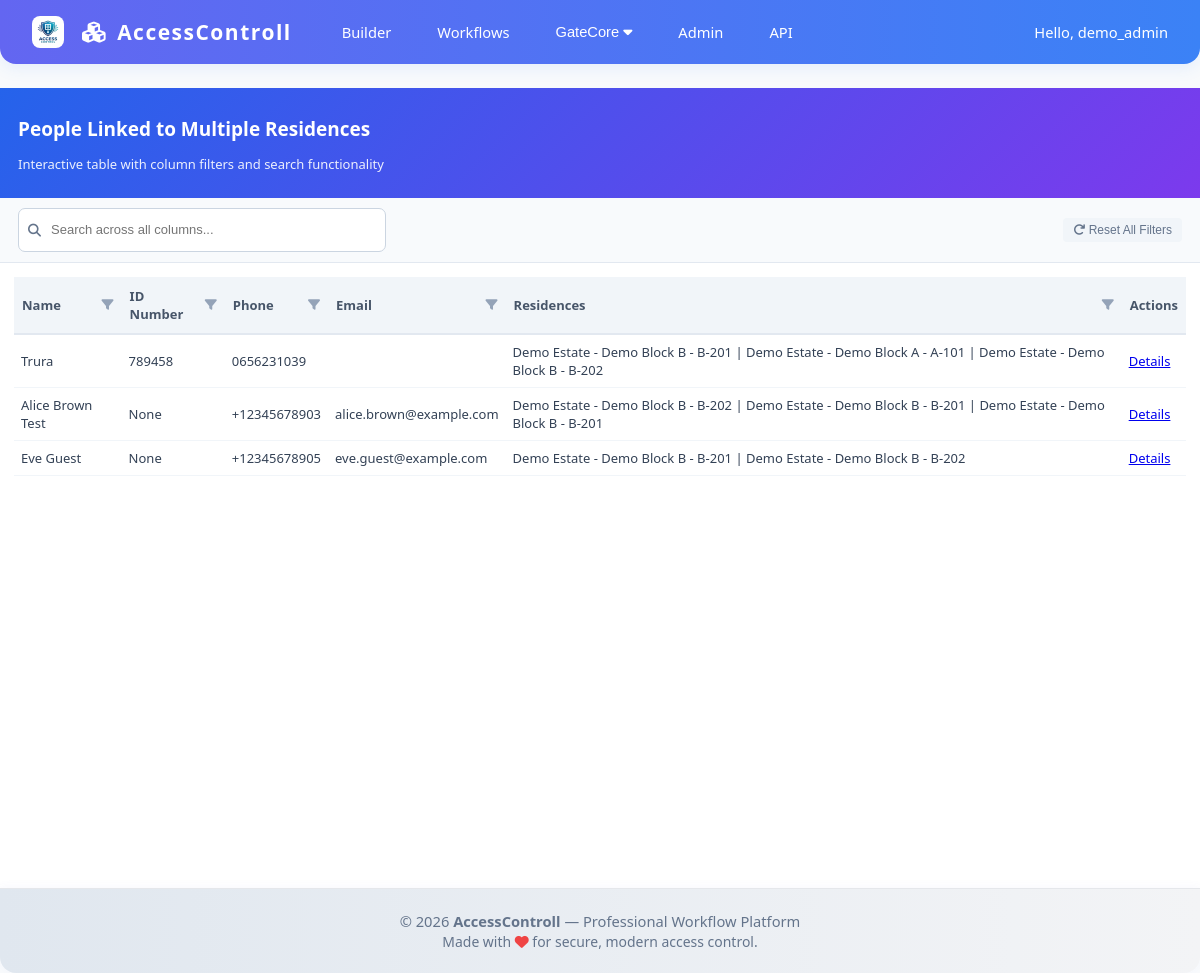
Page /builder/gatecore/people-multi-residence/ (signed in) on the committed database.
### GateCore/models/people.py (models this page shows, shortened)
class Person(BaseModel):
    PHONE_DEVICE_CHOICES = [
        ("android", "Android"),
        ("ios", "iOS"),
        ("feature", "Feature Phone"),
        ("other", "Other"),
    ]
    GENDER_CHOICES = [
        ("M", "Male"),
        ("F", "Female"),
        ("O", "Other"),
        ("U", "Prefer not to say"),
    ]
    first_name = models.CharField(max_length=100)
    last_name = models.CharField(max_length=100)
    middle_name = models.CharField(max_length=100, blank=True)
    id_number = models.CharField(max_length=50, blank=True, null=True, unique=True)
    phone = models.CharField(max_length=30, validators=[validate_phone_number])
    phone_device_type = models.CharField(max_length=20, choices=PHONE_DEVICE_CHOICES, blank=True)
    phone_otp = models.CharField(max_length=8, blank=True)
    phone_otp_created = models.DateTimeField(null=True, blank=True)
    facial_recognition_enabled = models.BooleanField(default=False)
    email = models.EmailField(blank=True, null=True, validators=[validate_email])
    gender = models.CharField(max_length=1, choices=GENDER_CHOICES, blank=True)
    date_of_birth = models.DateField(null=True, blank=True)
    emergency_contact_name = models.CharField(max_length=200, blank=True)
    emergency_contact_phone = models.CharField(max_length=30, blank=True)
    photo = models.ImageField(upload_to="people/", blank=True, null=True)
    notes = models.TextField(blank=True)
    tags = models.JSONField(default=list, blank=True)
    last_seen = models.DateTimeField(null=True, blank=True)
    class Meta:
        ordering = ['last_name', 'first_name']
        indexes = [
            models.Index(fields=['last_name', 'first_name']),
            models.Index(fields=['id_number']),
            models.Index(fields=['is_active', 'is_deleted']),
        ]
        verbose_name_plural = "People"
    @property
    def full_name(self):
        return f"{self.first_name} {self.last_name}"

### GateCore/models/occupancy.py (models this page shows, shortened)
class Occupancy(BaseModel):
    ROLE_CHOICES = [
        ("owner", "Owner"),
        ("tenant", "Tenant"),
        ("employee", "Employee"),
        ("contractor", "Contractor"),
        ("family_member", "Family Member"),
        ("guest", "Guest"),
        ("service_provider", "Service Provider"),
    ]
    person = models.ForeignKey(
        "Person",
        on_delete=models.CASCADE,
        related_name="occupancies"
    )
    unit = models.ForeignKey(
        "Unit",
        on_delete=models.CASCADE,
        related_name="occupancies"
    )
    role = models.CharField(max_length=30, choices=ROLE_CHOICES)
    start_date = models.DateField()
    end_date = models.DateField(null=True, blank=True)
    contract_number = models.CharField(max_length=100, blank=True)
    contract_document = models.FileField(upload_to="contracts/", null=True, blank=True)
    monthly_rent = models.DecimalField(max_digits=12, decimal_places=2, null=True, blank=True)
    security_deposit = models.DecimalField(max_digits=12, decimal_places=2, null=True, blank=True)
    is_primary = models.BooleanField(default=False)
    class Meta:
        ordering = ['-start_date']
        unique_together = ["person", "unit", "role"]
        indexes = [
            models.Index(fields=['person', 'is_active']),
            models.Index(fields=['unit', 'role']),
            models.Index(fields=['start_date', 'end_date']),
        ]
        verbose_name_plural = "Occupancies"

### GateCore/models/property.py (models this page shows, shortened)
class Unit(BaseModel):
    UNIT_TYPES = [
        ("house", "House"),
        ("apartment", "Apartment"),
        ("office", "Office"),
        ("shop", "Shop"),
        ("warehouse", "Warehouse"),
        ("studio", "Studio"),
        ("penthouse", "Penthouse"),
    ]
    STATUS_CHOICES = [
        ("vacant", "Vacant"),
        ("occupied", "Occupied"),
        ("maintenance", "Under Maintenance"),
        ("reserved", "Reserved"),
        ("unavailable", "Unavailable"),
    ]
    property = models.ForeignKey(
        Property,
        on_delete=models.CASCADE,
        related_name="units"
    )
    unit_code = models.CharField(max_length=50)
    unit_type = models.CharField(max_length=50, choices=UNIT_TYPES)
    floor = models.IntegerField(null=True, blank=True)
    status = models.CharField(max_length=20, choices=STATUS_CHOICES, default="vacant")
    area_sqft = models.DecimalField(max_digits=10, decimal_places=2, null=True, blank=True)
    bedrooms = models.IntegerField(default=0)
    bathrooms = models.IntegerField(default=1)
    access_code = models.CharField(max_length=20, blank=True, null=True)
    has_parking = models.BooleanField(default=False)
    parking_spots = models.IntegerField(default=0)
    class Meta:
        ordering = ['property', 'floor', 'unit_code']
        unique_together = ["property", "unit_code"]
        indexes = [
            models.Index(fields=['property', 'status']),
            models.Index(fields=['status', 'is_active']),
            models.Index(fields=['floor', 'unit_type']),
        ]

class Property(BaseModel):
    PROPERTY_TYPES = [
        ("residential", "Residential"),
        ("commercial", "Commercial"),
        ("mixed", "Mixed"),
        ("industrial", "Industrial"),
        ("retail", "Retail"),
    ]
    site = models.ForeignKey(
        Site,
        on_delete=models.CASCADE,
        related_name="properties"
    )
    name = models.CharField(max_length=255)
    property_code = models.CharField(max_length=50, blank=True, null=True)
    address = models.TextField()
    property_type = models.CharField(max_length=50, choices=PROPERTY_TYPES)
    location = models.CharField(max_length=255, blank=True)
    total_units = models.IntegerField(default=0)
    total_floors = models.IntegerField(default=1)
    year_built = models.IntegerField(null=True, blank=True)
    class Meta:
        ordering = ['site', 'name']
        verbose_name_plural = "Properties"
        unique_together = ["site", "property_code"]
        indexes = [
            models.Index(fields=['site', 'property_type']),
            models.Index(fields=['property_type', 'is_active']),
        ]

class Site(BaseModel):
    SITE_TYPES = [
        ("estate", "Estate"),
        ("office_park", "Office Park"),
        ("mixed_use", "Mixed Use"),
        ("industrial", "Industrial"),
        ("campus", "Campus"),
    ]
    name = models.CharField(max_length=255)
    site_type = models.CharField(max_length=50, choices=SITE_TYPES)
    location = models.CharField(max_length=255, blank=True)
    address = models.TextField(blank=True)
    description = models.TextField(blank=True)
    code = models.CharField(max_length=50, unique=True, blank=True, null=True)
    class Meta:
        ordering = ['name']
        indexes = [
            models.Index(fields=['site_type', 'is_active']),
        ]

### frontend/views.py (the view)
# urls.py: path('gatecore/people-multi-residence/', views.gatecore_people_multi_residence, name='gatecore_people_multi_residence'),
@login_required
def gatecore_people_multi_residence(request):
    people = Person.objects.annotate(num_residences=Count('occupancies', filter=models.Q(occupancies__is_active=True, occupancies__is_deleted=False))).filter(num_residences__gt=1).prefetch_related('occupancies__unit__property__site').order_by('last_name', 'first_name')
    return render(request, "frontend/gatecore_people_multi_residence.html", {"people": people})

### frontend/templates/frontend/gatecore_people_multi_residence.html (shortened to what this page needs)
{% extends "frontend/base.html" %}
{% block content %}
<div class="people-container">
    <header>
        <h2>People Linked to Multiple Residences</h2>
        <p class="subtitle">Interactive table with column filters and search functionality</p>
    </header>
    <div class="controls">
        <div class="global-search-container">
            <i class="fas fa-search global-search-icon"></i>
            <input type="text" id="globalSearch" class="global-search" placeholder="Search across all columns...">
        </div>
        <div>
            <button id="resetAllFilters" class="filter-btn reset-btn">
                <i class="fas fa-redo"></i> Reset All Filters
            </button>
        </div>
    </div>
    <div class="table-container">
        <table id="peopleTable">
            <thead>
                <tr id="peopleTableHeaderRow">
                    <th class="filterable-header" data-column="full_name">
                        <div class="header-content">
                            <span>Name</span>
                            <i class="fas fa-filter filter-icon"></i>
                        </div>
                    </th>
                    <th class="filterable-header" data-column="id_number">
                        <div class="header-content">
                            <span>ID Number</span>
                            <i class="fas fa-filter filter-icon"></i>
                        </div>
                    </th>
                    <th class="filterable-header" data-column="phone">
                        <div class="header-content">
                            <span>Phone</span>
                            <i class="fas fa-filter filter-icon"></i>
                        </div>
                    </th>
                    <th class="filterable-header" data-column="email">
                        <div class="header-content">
                            <span>Email</span>
                            <i class="fas fa-filter filter-icon"></i>
                        </div>
                    </th>
                    <th class="filterable-header" data-column="residences">
                        <div class="header-content">
                            <span>Residences</span>
                            <i class="fas fa-filter filter-icon"></i>
                        </div>
                    </th>
                    <th>Actions</th>
                </tr>
            </thead>
            <tbody id="peopleTableBody">
                {% for person in people %}
                <tr data-person-id="{{ person.id }}">
                    <td>{{ person.full_name }}</td>
                    <td>{{ person.id_number }}</td>
                    <td>{{ person.phone }}</td>
                    <td>{{ person.email }}</td>
                    <td>{% for occ in person.occupancies.all %}{{ occ.unit.property.site.name }} - {{ occ.unit.property.name }} - {{ occ.unit.unit_code }}{% if not forloop.last %} | {% endif %}{% endfor %}</td>
                    <td><a href="/frontend/gatecore/people/{{ person.id }}/">Details</a></td>
                </tr>
                {% empty %}
                <tr><td colspan="6" style="color:#64748b;">No people linked to multiple residences found.</td></tr>
                {% endfor %}
            </tbody>
        </table>
    </div>
</div>
<link rel="stylesheet" href="/static/frontend/people.css">
{% endblock %}

### frontend/templates/frontend/base.html (shortened to what this page needs)
{% load static %}
<!DOCTYPE html>
<html lang="en">
<head>
    <link rel="stylesheet" href="https://cdnjs.cloudflare.com/ajax/libs/font-awesome/6.5.0/css/all.min.css">
</head>
<body>
    <nav class="navbar">
        <span class="logo">
            <img src="{% static 'frontend/logo.png' %}" alt="Logo" />
            <i class="fa-solid fa-cubes"></i> AccessControll
        </span>
        <div class="menu">
            <a href="/builder/">Builder</a>
            <a href="/workflows/">Workflows</a>
            <div class="dropdown">
                <button class="dropbtn">GateCore <i class="fa-solid fa-caret-down"></i></button>
            </div>
            <a href="/admin/">Admin</a>
            <a href="/api/v1/components/" target="_blank">API</a>
        </div>
        <span class="user">{% if user.is_authenticated %}Hello, {{ user.username }}{% else %}<a href="/api-auth/login/" style="color:#fff;">Login</a>{% endif %}</span>
    </nav>
    <div class="content">
        {% block content %}{% endblock %}
    </div>
    <footer class="footer">
        &copy; {{ year|default:2026 }} <b>AccessControll</b> &mdash; Professional Workflow Platform<br>
        <span style="font-size:0.95em;">Made with <i class="fa-solid fa-heart" style="color:#ef4444;"></i> for secure, modern access control.</span>
    </footer>
</body>
</html>

### frontend/static/frontend/people.css (style rules this page uses)
html, body { height: 100%; font-size: 14px; }
body { background-color: #f8fafc; color: #334155; min-height: 100vh; margin: 0; }
.people-container { width: 100vw; min-height: 100vh; background: #fff; border-radius: 0; box-shadow: none; overflow: auto; display: flex; flex-direction: column; }
header { padding: 12px 18px; background: linear-gradient(135deg, #2563eb 0%, #7c3aed 100%); color: white; min-height: 38px; }
h2 { font-size: 19px; font-weight: 600; margin-bottom: 4px; }
.subtitle { font-size: 13px; opacity: 0.9; }
.controls { padding: 10px 18px; background-color: #f8fafc; border-bottom: 1px solid #e2e8f0; display: flex; justify-content: space-between; align-items: center; flex-wrap: wrap; gap: 10px; }
.global-search-container { position: relative; flex-grow: 1; max-width: 320px; }
.global-search { width: 100%; padding: 6px 14px 6px 32px; border: 1px solid #cbd5e1; border-radius: 7px; font-size: 13px; background: #fff; height: 30px; }
.global-search-icon { position: absolute; left: 10px; top: 50%; transform: translateY(-50%); color: #64748b; font-size: 13px; }
.table-container { padding: 14px; overflow-x: auto; }
table { width: 100%; border-collapse: collapse; min-width: 900px; font-size: 13px; }
thead { background-color: #f1f5f9; }
th { padding: 10px 8px; text-align: left; font-weight: 600; color: #475569; border-bottom: 2px solid #e2e8f0; position: relative; user-select: none; font-size: 13px; }
.filterable-header { cursor: pointer; transition: background-color 0.2s; }
.header-content { display: flex; justify-content: space-between; align-items: center; }
.filter-icon { color: #94a3b8; font-size: 12px; margin-left: 6px; }
.filter-btn { padding: 5px 10px; border: none; border-radius: 4px; font-size: 12px; font-weight: 500; cursor: pointer; transition: all 0.2s; }
.reset-btn { background: #f1f5f9; color: #64748b; }
tbody tr { border-bottom: 1px solid #f1f5f9; transition: background-color 0.2s; }
td { padding: 8px 7px; font-size: 13px; }

### frontend/templates/frontend/base.html (style rules this page uses)
body { background: #f5f7fa; font-family: 'Segoe UI', Arial, sans-serif; margin: 0; }
.navbar { background: linear-gradient(90deg, #6366f1, #3b82f6); color: #fff; padding: 0 32px; height: 64px; display: flex; align-items: center; box-shadow: 0 4px 16px rgba(59,130,246,0.10); border-bottom-left-radius: 16px; border-bottom-right-radius: 16px; }
.navbar .logo { font-size: 1.5rem; font-weight: 800; letter-spacing: 1.5px; margin-right: 36px; display: flex; align-items: center; gap: 10px; }
.navbar .logo img { height: 32px; width: 32px; border-radius: 8px; margin-right: 8px; }
.navbar .menu { display: flex; gap: 18px; align-items: center; }
.navbar .menu > a, .navbar .menu > .dropdown > .dropbtn { color: #fff; text-decoration: none; font-weight: 500; font-size: 1.05rem; transition: color 0.2s; padding: 4px 14px; border-radius: 6px; background: none; border: none; outline: none; cursor: pointer; display: flex; align-items: center; }
.dropdown { position: relative; }
.dropbtn { display: flex; align-items: center; gap: 4px; }
.navbar .user { margin-left: auto; font-size: 1.05rem; font-weight: 500; }
.content { min-height: 80vh; padding-top: 24px; }
.footer { background: linear-gradient(90deg, #e0e7ef, #f3f4f6); color: #64748b; text-align: center; padding: 22px 0; font-size: 1.05rem; border-top: 1px solid #e5e7eb; border-bottom-left-radius: 16px; border-bottom-right-radius: 16px; box-shadow: 0 -2px 8px rgba(99,102,241,0.04); }

### rows in the picture
Person: full_name "Trura", id_number "789458", phone "0656231039"
Occupancy: unit.property.site.name "Demo Estate", unit.property.name "Demo Block B", unit.unit_code "B-201"
Occupancy: unit.property.site.name "Demo Estate", unit.property.name "Demo Block A", unit.unit_code "A-101"
Occupancy: unit.property.site.name "Demo Estate", unit.property.name "Demo Block B", unit.unit_code "B-202"
Person: full_name "Alice Brown Test", id_number "None", phone "+12345678903", email "alice.brown@example.com"
Occupancy: unit.property.site.name "Demo Estate", unit.property.name "Demo Block B", unit.unit_code "B-202"
Occupancy: unit.property.site.name "Demo Estate", unit.property.name "Demo Block B", unit.unit_code "B-201"
Occupancy: unit.property.site.name "Demo Estate", unit.property.name "Demo Block B", unit.unit_code "B-201"
Person: full_name "Eve Guest", id_number "None", phone "+12345678905", email "eve.guest@example.com"
Occupancy: unit.property.site.name "Demo Estate", unit.property.name "Demo Block B", unit.unit_code "B-201"
Occupancy: unit.property.site.name "Demo Estate", unit.property.name "Demo Block B", unit.unit_code "B-202"

### other values in the picture
{{ user.username }} "demo_admin"
{{ year|default:2026 }} "2026"
